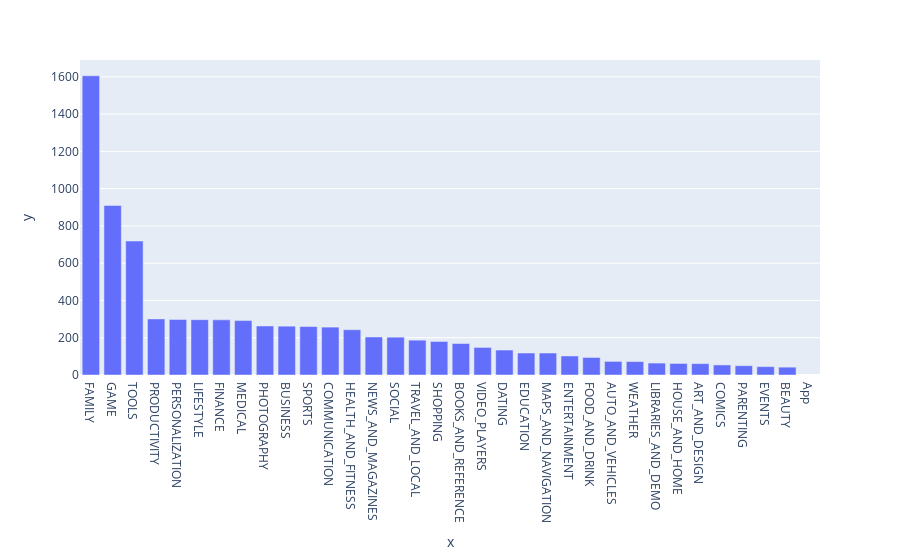

Notebook code for this chart:
### Code cell
bar = px.bar(x=top_10_category.index, y=top_10_category.values)
bar.show()

### Figure 1 — Plotly figure (JSON) as saved in the notebook; plotly's stock layout.template omitted (floating-point values rounded to 4 significant figures)
{"data": [{"alignmentgroup": "True", "hovertemplate": "x=%{x}<br>y=%{y}<extra></extra>", "legendgroup": "", "marker": {"color": "#636efa", "pattern": {"shape": ""}}, "name": "", "offsetgroup": "", "orientation": "v", "showlegend": false, "textposition": "auto", "type": "bar", "x": ["FAMILY", "GAME", "TOOLS", "PRODUCTIVITY", "PERSONALIZATION", "LIFESTYLE", "FINANCE", "MEDICAL", "PHOTOGRAPHY", "BUSINESS", "SPORTS", "COMMUNICATION", "HEALTH_AND_FITNESS", "NEWS_AND_MAGAZINES", "SOCIAL", "TRAVEL_AND_LOCAL", "SHOPPING", "BOOKS_AND_REFERENCE", "VIDEO_PLAYERS", "DATING", "EDUCATION", "MAPS_AND_NAVIGATION", "ENTERTAINMENT", "FOOD_AND_DRINK", "AUTO_AND_VEHICLES", "WEATHER", "LIBRARIES_AND_DEMO", "HOUSE_AND_HOME", "ART_AND_DESIGN", "COMICS", "PARENTING", "EVENTS", "BEAUTY", "App"], "xaxis": "x", "y": [1606, 910, 719, 301, 298, 297, 296, 292, 263, 262, 260, 257, 243, 204, 203, 187, 180, 169, 148, 134, 118, 118, 102, 94, 73, 72, 64, 62, 61, 54, 50, 45, 42, [1606, 910, 719, 301, 298, 297, 296, 292, 263, 262, 260, 257, 243, 204, 203, 187, 180, 169, 148, 134, 118, 118, 102, 94, 73, 72, 64, 62, 61, 54, 50, 45, 42]], "yaxis": "y"}], "layout": {"barmode": "relative", "legend": {"tracegroupgap": 0}, "margin": {"t": 60}, "xaxis": {"anchor": "y", "domain": [0, 1], "title": {"text": "x"}}, "yaxis": {"anchor": "x", "domain": [0, 1], "title": {"text": "y"}}}}
